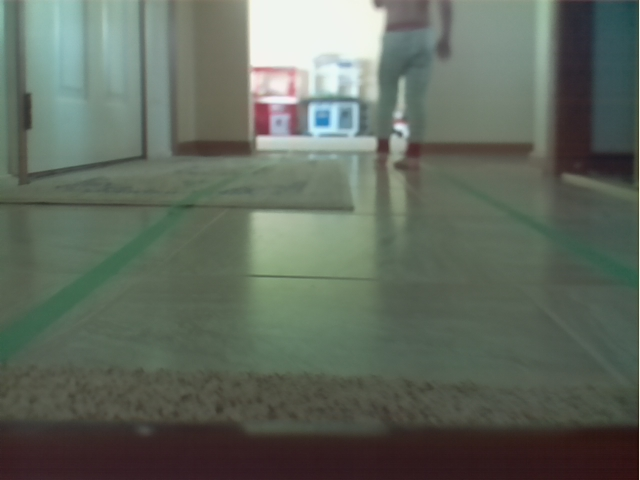
#> input picture rover_cnn/center/i2_123.jpg, 640 x 480 px; its folder holds only this picture in this run
$ python prep.py
#> lines starting #> are read from the running program, lines starting #| are printed output that depends on the picture; after the words box and inside, x2 and y2 are one past the last pixel; in counts of white or black regions, pixels touching at a corner belong together
#!/usr/bin/python3
import cv2
import glob

files = glob.glob('./center/*.jpg')
count = 0
for thisfile in files:
    image = cv2.imread(thisfile)
#> image is the input picture: shape (480, 640, 3); mean B, G, R 93.9, 105.4, 96.6
    image2 = image[240:480, 0:640]
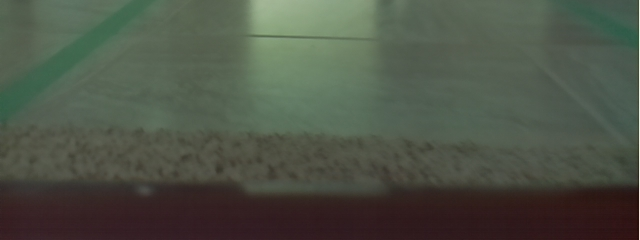
#> image2: shape (240, 640, 3); mean B, G, R 70.9, 83.7, 77.8
    image2 = cv2.GaussianBlur(image2, (3, 3), 0)
    hsv = cv2.cvtColor(image2,cv2.COLOR_BGR2HSV)
#> hsv: shape (240, 640, 3); mean H, S, V 62.3, 57.3, 87.8
    green_min = (70, 70, 100)
    green_max = (95, 150, 250)

    mask1 = cv2.inRange(hsv, green_min, green_max)
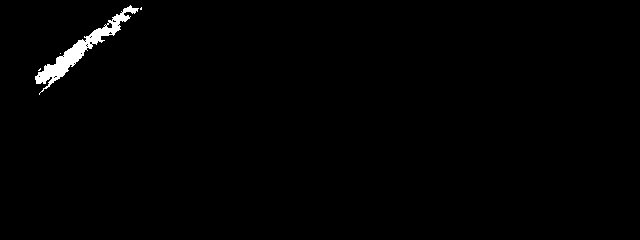
#> mask1: shape (240, 640); 0.98% white; 4 white regions (3 under 20 px), largest, box (x1, y1, x2, y2) and area: (35, 5, 139, 95) 1494
    target = cv2.bitwise_and(image2,image2, mask=mask1)

    cv2.imshow('clip', target)
    cv2.imshow('clip2', image)

    cv2.imwrite('c' + str(count) + '.jpg', target)

#    cv2.waitKey(0)
    count += 1
    #if count == 25:
    #    quit()

$ run again, on rover_cnn/center/i2_281.jpg
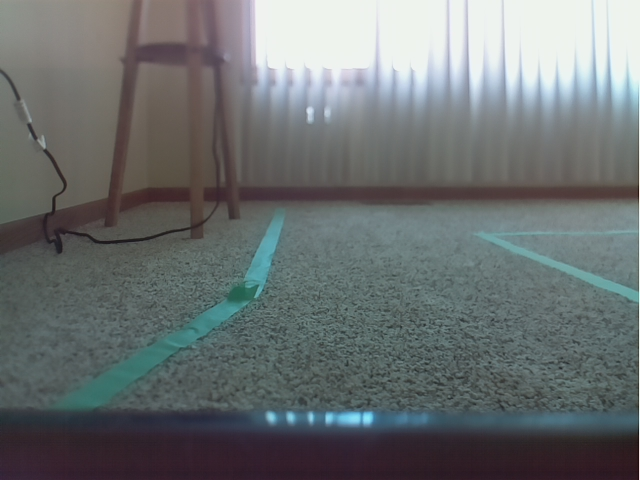
#> input picture rover_cnn/center/i2_281.jpg, 640 x 480 px
#> image is the input picture: shape (480, 640, 3); mean B, G, R 112.7, 112, 106.6
#> hsv: shape (240, 640, 3); mean H, S, V 101.8, 50.7, 91.9
#> `mask1 = cv2.inRange(hsv, green_min, green_max)`:
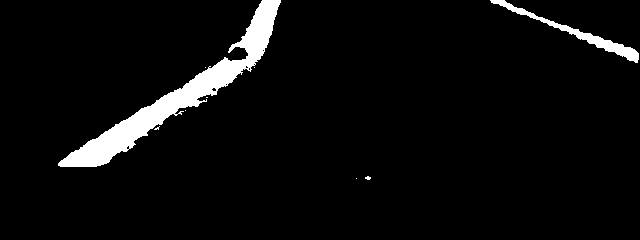
#> mask1: shape (240, 640); 4.7% white; 9 white regions (7 under 20 px), largest, box (x1, y1, x2, y2) and area: (58, 0, 281, 167) 6079, (490, 0, 639, 63) 1114
#> `target = cv2.bitwise_and(image2,image2, mask=mask1)`:
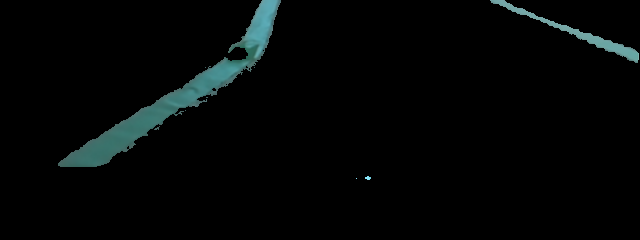
#> target: shape (240, 640, 3); mean B, G, R 6, 6.1, 3.6

$ run again, on rover_cnn/center/i2_337.jpg
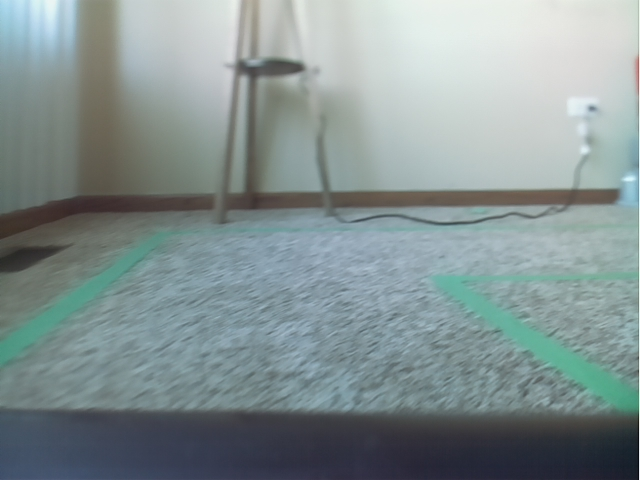
#> input picture rover_cnn/center/i2_337.jpg, 640 x 480 px
#> image is the input picture: shape (480, 640, 3); mean B, G, R 146.5, 146, 132.2
#> hsv: shape (240, 640, 3); mean H, S, V 95.8, 50.3, 130
#> `mask1 = cv2.inRange(hsv, green_min, green_max)`:
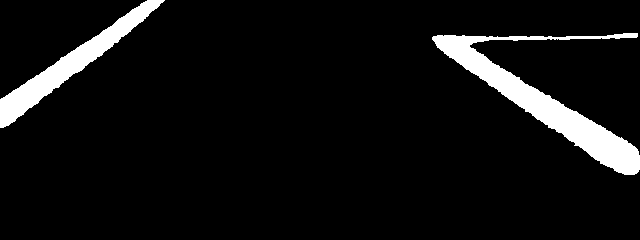
#> mask1: shape (240, 640); 6.8% white; 2 white regions, box (x1, y1, x2, y2) and area: (432, 33, 640, 175) 6650, (0, 0, 165, 128) 3823
#> `target = cv2.bitwise_and(image2,image2, mask=mask1)`:
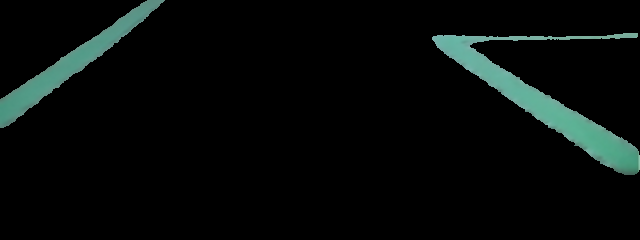
#> target: shape (240, 640, 3); mean B, G, R 9.8, 11, 6.7
